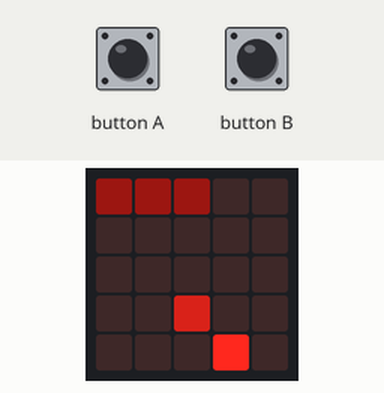
Bench run of a program on a simulated BBC micro:bit running MicroPython. Parts: the board's 5×5 LED display. Inputs (shaded band) come from the test bench. Dim RGB values are drawn brighter than linear; random numbers come from a fixed seed; the 48×5 strip is a reading aid, not a part: it shows the text the display is scrolling, unrolled, one strip-width of it at a time.

Above: at 1.2 s.
1.3 s: button A pressed for 0.15 s
At 1.9 s:
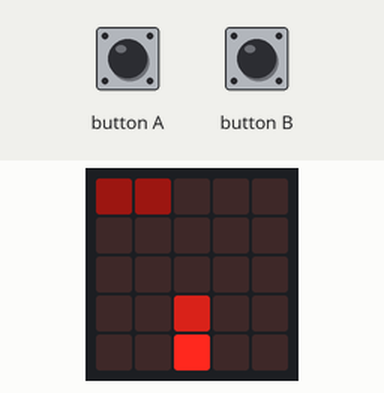
2.0 s: button B pressed for 0.15 s
At 2.6 s:
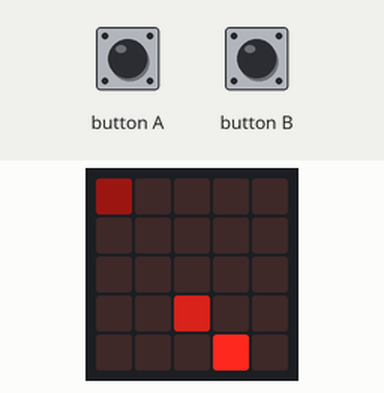
2.7 s: button A pressed for 3.2 s
At 7.3 s:
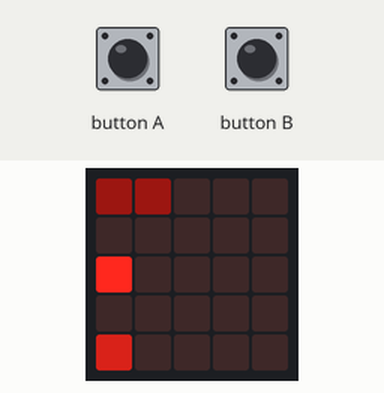
7.4 s: button B pressed for 3.2 s
At 12.0 s:
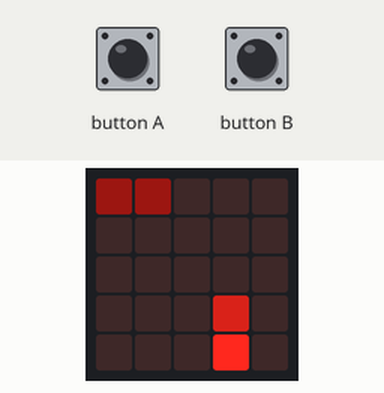
12.1 s: button A pressed for 1 s
At 13.35 s:
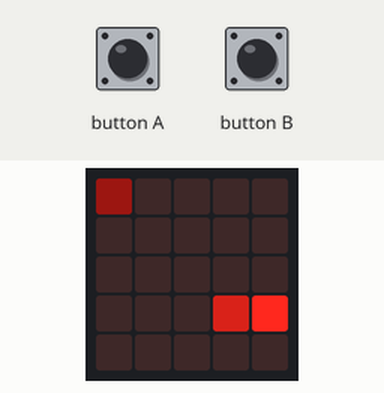
13.7 s: button B pressed for 3.2 s
At 16.4 s:
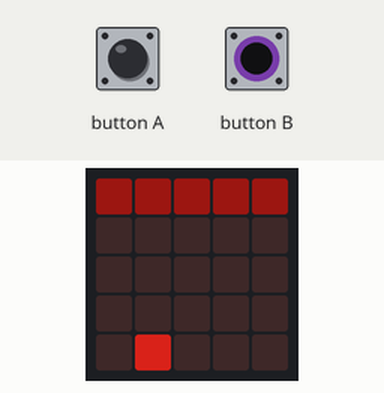
Timing chart, 0 to 17.9 s (numbered marks = the images above; inputs shaded):
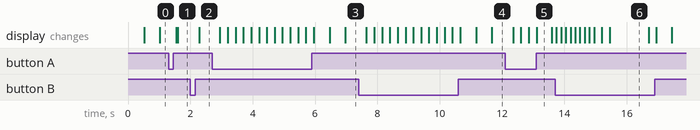

The program:

fall_game.py
```python
from microbit import *
from time import sleep
import random

class Player:
	def __init__(self, app_self):
		self.app_self = app_self
		self.pos = {"x":4, "y": 3}
		self.skin = 9
		self.score = 0

	def loop(self):
		if button_a.is_pressed():
			self.pos["x"] -= 1
			sleep(.25)

		elif button_b.is_pressed():
			self.pos["x"] += 1
			sleep(.25)

		if self.pos["x"]-2*self.pos["y"] == self.app_self.coin.pos["x"]-2*self.app_self.coin.pos["y"]:
			self.score += 1
			self.app_self.coin.get_pos()
			self.app_self.timer.pos["time"] = 5

		self.build()

	def build(self):
		self.app_self.display[self.pos["x"]-2*self.pos["y"]] = self.skin

class Timer:
	def __init__(self, app_self):
		self.app_self = app_self
		self.pos = {"x": 1, "time": 5, "clock": 200}
		self.skin = 1

	def loop(self):
		if self.pos["time"] == 0:
			self.app_self.quit()
		else:
			self.build()

			if self.pos["clock"] == 0:
				self.pos["time"] -= 1
				self.pos["clock"] = 200

			self.pos["clock"] -= 1

	def build(self):
		for i in range(self.pos["time"]):
			self.app_self.display[i] = self.skin

class Coin:
	def __init__(self, app_self):
		self.app_self = app_self
		self.get_pos()
		self.skin = 5

	def get_pos(self):
		self.pos = {"x": random.randint(1, 5), "y": random.randint(1, 5)}

	def loop(self):
		self.build()

	def build(self):
		self.app_self.display[self.pos["x"]-2*self.pos["y"]] = self.skin

class Main:
	def __init__(self):
		self.player = Player(self)
		self.timer = Timer(self)
		self.coin = Coin(self)

		self.display = [i-i for i in range(25)]
		self.run = True

		self.main()

	def main(self):
		while self.run:
			self.player.loop()
			self.timer.loop()
			self.coin.loop()

			self.display_update()

	def display_update(self):
		display.show(Image(5, 5, bytearray(self.display)))
		self.display = [i-i for i in range(25)]

	def quit(self):
		self.run = False
		display.scroll(self.player.score)
		display.clear()

while True:
	main = Main()
```

Measured:
- what the display in image 5 shows lasts 0.5 s, from 13.1 s to 13.6 s
